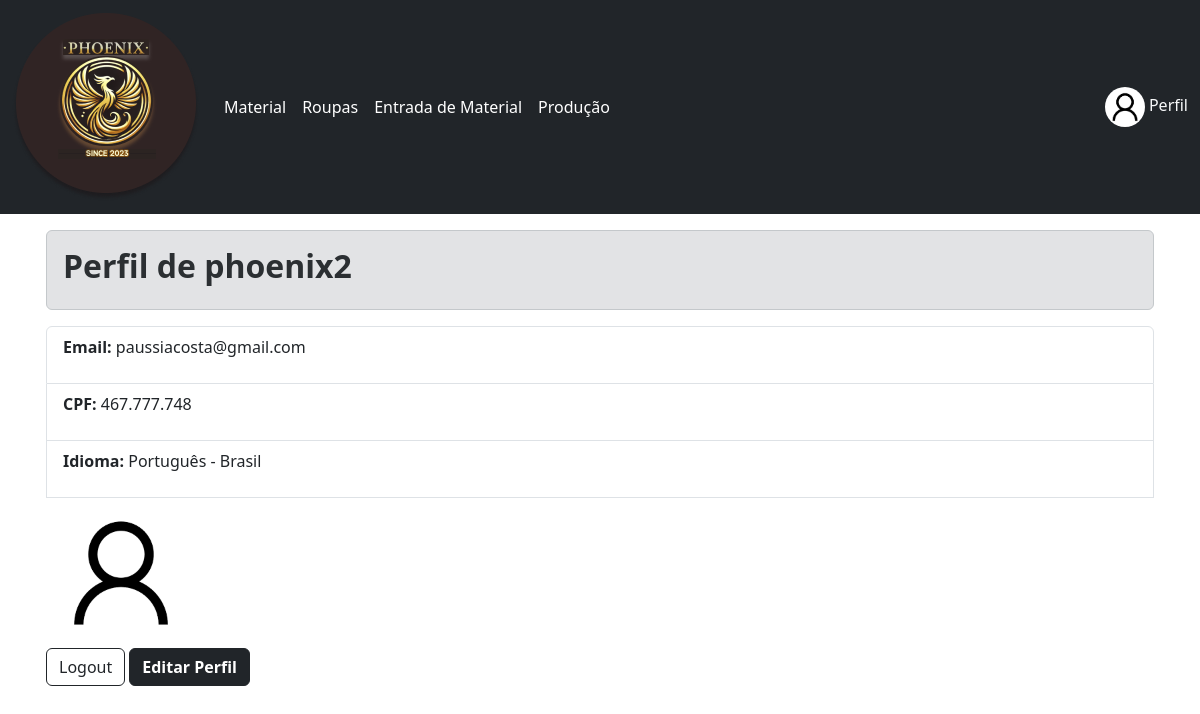
Page /usuario/profile/ (signed in) on the committed database.
### usuario/models.py (models this page shows, shortened)
class CustomUser(AbstractUser):
    linguagem = [
        ('pt-br', 'Português - Brasil'),
        ('eng', 'Inglês (Indisponível)')
    ]
    cpf = models.CharField(max_length=11, unique=True, verbose_name="CPF")
    profile_picture = models.ImageField(upload_to='profile_pictures/', blank=True, null=True)
    idioma = models.CharField(verbose_name="Idioma", null=False, blank=False,  choices=linguagem, default='pt-br', max_length=7)

### usuario/views.py (the view)
# urls.py: path('profile/', UserProfileView.as_view(), name='profile'),
class UserProfileView(LoginRequiredMixin, DetailView):
    model = CustomUser
    template_name = 'usuario/profile_detail.html'
    context_object_name = 'user'
    def get_object(self):
        return self.request.user  # Retorna o usuário logado

### usuario/templates/usuario/profile_detail.html (shortened to what this page needs)
{% extends 'base.html' %}
{% block content %}
    <div class="alert alert-secondary" role="alert">
        <h2><strong>Perfil de {{ user.username }}</strong></h2>
    </div>
    <ul class="list-group">
        <li class="list-group-item"><p><strong>Email:</strong> {{ user.email }}</p></li>
        <li class="list-group-item"><p><strong>CPF:</strong> {{ user.cpf }}</p></li>
        <li class="list-group-item"><p><strong>Idioma:</strong> {{ user.get_idioma_display }}</p></li>
        {% if user.profile_picture %}
            <img src="{{ user.profile_picture.url }}" alt="Foto de Perfil" style="max-width: 150px;">
        {% else %}
            <p>Sem foto de perfil.</p>
        {% endif %}
    </ul>
    <div class="d-inline-flex gap-1">
        <form method="post" action="{% url 'logout' %}">
            <button type="submit" class="btn btn-outline-dark">Logout</button>
        </form>
        <a type="button" href="{% url 'profile_edit' %}" class="btn btn-dark"><strong>Editar Perfil</strong></a>
    </div>
{% endblock %}

### dashboard/templates/base.html (shortened to what this page needs)
<!DOCTYPE html>
<html lang="pt-br">
<head>
    <link href="https://cdn.jsdelivr.net/npm/bootstrap@5.3.3/dist/css/bootstrap.min.css" rel="stylesheet">
    {%load static%}
</head>
<body>
    <nav class="navbar navbar-expand-lg navbar-dark bg-dark">
        <div class="container-fluid">
            <a class="navbar-brand" href="{% url 'dashboard' %}">
                <img src="{% static 'imagens/logo.png' %}" alt="Phoenix">
            </a>
            <div class="collapse navbar-collapse" id="navbarNav">
                <ul class="navbar-nav">
                    <li class="nav-item">
                        <a class="nav-link active" aria-current="page" href="{% url 'material_list' %}">Material</a></li>
                    <li> <a class="nav-link active" aria-current="page" href="{% url 'roupa_list' %}">Roupas</a></li>
                    <li> <a class="nav-link active" aria-current="page" href="{% url 'movimentacao_list' %}">Entrada de Material</a></li>
                    <li> <a class="nav-link active" aria-current="page" href="{% url 'producao_list' %}">Produção</a></li>
                    </ul>
                    <span class="ms-auto">
                    {% if user.is_authenticated %}
                    <span class="navbar-text ms-auto">
                        {% if user.profile_picture %}
                        <img src="{{ user.profile_picture.url }}" alt="Foto de Perfil" class="rounded-circle" style="width: 40px; height: 40px;">
                        {% else %}
                        <img src="{% static 'imagens/default_profile.png' %}" alt="Foto Padrão" class="rounded-circle" style="width: 40px; height: 40px;">
                        {% endif %}
                        <a class="nav-link d-inline-block link-light" href="{% url 'profile' %}">Perfil</a>
                    </span>
                    {% endif %}
                </span>
            </div>
        </div>
    </nav>
    <div class="container py-3 px-3">
        {% block content %}
        {% endblock %}
    </div>
</body>
</html>

### rows in the picture
CustomUser: profile_picture (picture), username "phoenix2", email "paussiacosta@gmail.com", cpf "467.777.748", idioma "Português - Brasil"
